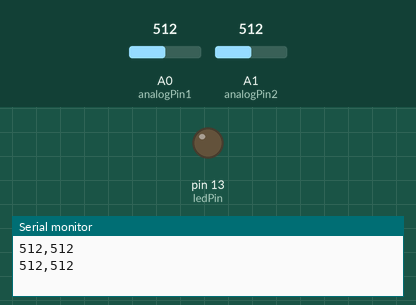
Recording of a sketch running on a simulated Arduino Uno, built with avr-gcc and run on an emulated ATmega328P. Shown: output pins drawn as LEDs (lit = HIGH), the last lines printed to the serial monitor. The inputs (shaded band) are chosen by the test bench; at power-on: A0 (analogPin1) = 512, A1 (analogPin2) = 512.

Above: at 4.3 s.
4.4 s: A0 (analogPin1) set to 525
At 8.3 s:
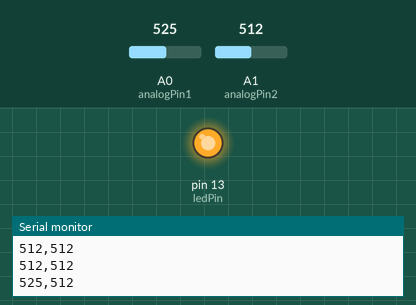
8.9 s: A0 (analogPin1) set to 511
At 11.0 s:
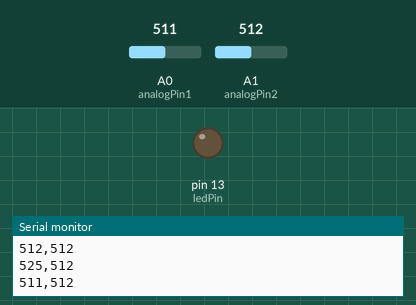
13.4 s: A0 (analogPin1) set to 716
At 14.9 s:
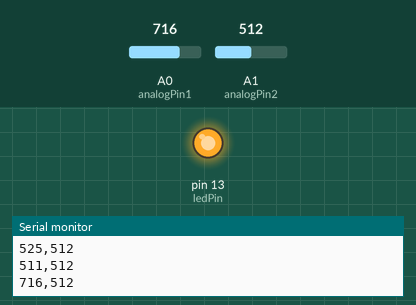
Timing chart, 0 to 16.4 s (numbered marks = the images above; inputs shaded):
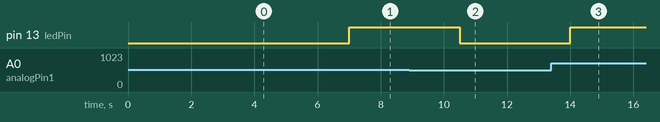

The sketch:

arduino_sound_sensor.ino
```cpp
/*
  Dual Sound Sensor Neural Network Interface

  Hardware:
  - Arduino Uno/Nano
  - W104 sound sensor 1 -> A0
  - W104 sound sensor 2 -> A1
  - LED on pin 13 for visual feedback

  Serial Output format: "val1,val2\n"  (0-1023 each)
*/

int analogPin1 = A0;
int analogPin2 = A1;
int ledPin     = 13;

void setup() {
  pinMode(analogPin1, INPUT);
  pinMode(analogPin2, INPUT);
  pinMode(ledPin, OUTPUT);
  Serial.begin(9600);
}

void loop() {
  int val1 = analogRead(analogPin1);
  int val2 = analogRead(analogPin2);

  // Visual feedback — LED on if either sensor is loud
  digitalWrite(ledPin, (val1 > 512 || val2 > 512) ? HIGH : LOW);

  // Send both values as CSV
  Serial.print(val1);
  Serial.print(",");
  Serial.println(val2);

  delay(3500);
}
```

Measured:
- the behaviour switches between 512 and 513 on A0 (analogPin1) (found by bisection; images 0 and 1)
- after the input at 4.4 s, pin 13 (ledPin): LOW → HIGH after 2.6 s
- after the input at 8.9 s, pin 13 (ledPin): HIGH → LOW after 1.6 s
- after the input at 13.4 s, pin 13 (ledPin): LOW → HIGH after 0.60 s
